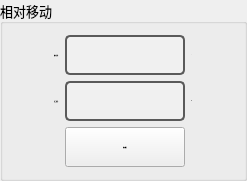
         <widget class="QGroupBox" name="groupBox">
          <property name="font">
           <font>
            <family>宋体</family>
            <pointsize>10</pointsize>
           </font>
          </property>
          <property name="title">
           <string>相对移动</string>
          </property>
          <layout class="QGridLayout" name="gridLayout_7">
           <item row="1" column="2">
            <widget class="QLineEdit" name="TargetSpeed_textBox_2">
             <property name="minimumSize">
              <size>
               <width>120</width>
               <height>40</height>
              </size>
             </property>
             <property name="maximumSize">
              <size>
               <width>120</width>
               <height>40</height>
              </size>
             </property>
             <property name="font">
              <font>
               <family>Arial</family>
               <pointsize>-1</pointsize>
               <bold>true</bold>
              </font>
             </property>
             <property name="styleSheet">
              <string notr="true">QLineEdit {
    border: 2px solid #5A5A5A; /* 边框颜色 */
    border-radius: 5px; /* 边框圆角 */
    background-color: #F0F0F0; /* 背景色 */
    color: #000; /* 字体颜色 */
    padding: 5px; /* 内边距 */
}

QLineEdit:focus {
    border-color: #3D7848; /* 聚焦时边框颜色 */
}

QLineEdit:disabled {
    background-color: #ECECEC; /* 禁用状态的背景色 */
    color: #A0A0A0; /* 禁用状态的字体颜色 */
}
</string>
             </property>
             <property name="alignment">
              <set>Qt::AlignCenter</set>
             </property>
            </widget>
           </item>
           <item row="0" column="1">
            <widget class="QLabel" name="TargetLocation_label_2">
             <property name="maximumSize">
              <size>
               <width>80</width>
               <height>40</height>
              </size>
             </property>
             <property name="font">
              <font>
               <family>Arial</family>
               <pointsize>-1</pointsize>
               <bold>true</bold>
              </font>
             </property>
             <property name="text">
              <string>相对位置：</string>
             </property>
            </widget>
           </item>
           <item row="0" column="3">
            <widget class="QLabel" name="label_16">
             <property name="font">
              <font>
               <family>Arial</family>
               <pointsize>-1</pointsize>
               <bold>true</bold>
              </font>
             </property>
             <property name="text">
              <string>°</string>
             </property>
            </widget>
           </item>
           <item row="1" column="1">
            <widget class="QLabel" name="TargetSpeed_label_2">
             <property name="maximumSize">
              <size>
               <width>80</width>
               <height>40</height>
              </size>
             </property>
             <property name="font">
              <font>
               <family>Arial</family>
               <pointsize>-1</pointsize>
               <bold>true</bold>
              </font>
             </property>
             <property name="text">
              <string>目标速度：</string>
             </property>
            </widget>
           </item>
           <item row="1" column="3">
            <widget class="QLabel" name="label_17">
             <property name="font">
              <font>
               <family>Arial</family>
               <pointsize>-1</pointsize>
               <bold>true</bold>
              </font>
             </property>
             <property name="text">
              <string>°/s</string>
             </property>
            </widget>
           </item>
           <item row="0" column="0">
            <spacer name="horizontalSpacer_6">
             <property name="orientation">
              <enum>Qt::Horizontal</enum>
             </property>
             <property name="sizeHint" stdset="0">
              <size>
               <width>40</width>
               <height>20</height>
              </size>
             </property>
            </spacer>
           </item>
           <item row="2" column="2">
            <widget class="QPushButton" name="btnRelativeMove_2">
             <property name="minimumSize">
              <size>
               <width>0</width>
               <height>40</height>
              </size>
             </property>
             <property name="font">
              <font>
               <family>Arial</family>
               <pointsize>-1</pointsize>
               <bold>true</bold>
              </font>
             </property>
             <property name="text">
              <string>相对移动</string>
             </property>
            </widget>
           </item>
           <item row="0" column="2">
            <widget class="QLineEdit" name="TargetLocation_textBox_2">
             <property name="minimumSize">
              <size>
               <width>120</width>
               <height>40</height>
              </size>
             </property>
             <property name="maximumSize">
              <size>
               <width>120</width>
               <height>40</height>
              </size>
             </property>
             <property name="font">
              <font>
               <family>Arial</family>
               <pointsize>-1</pointsize>
               <bold>true</bold>
              </font>
             </property>
             <property name="styleSheet">
              <string notr="true">QLineEdit {
    border: 2px solid #5A5A5A; /* 边框颜色 */
    border-radius: 5px; /* 边框圆角 */
    background-color: #F0F0F0; /* 背景色 */
    color: #000; /* 字体颜色 */
    padding: 5px; /* 内边距 */
}

QLineEdit:focus {
    border-color: #3D7848; /* 聚焦时边框颜色 */
}

QLineEdit:disabled {
    background-color: #ECECEC; /* 禁用状态的背景色 */
    color: #A0A0A0; /* 禁用状态的字体颜色 */
}

</string>
             </property>
             <property name="alignment">
              <set>Qt::AlignCenter</set>
             </property>
            </widget>
           </item>
           <item row="0" column="4">
            <spacer name="horizontalSpacer_7">
             <property name="orientation">
              <enum>Qt::Horizontal</enum>
             </property>
             <property name="sizeHint" stdset="0">
              <size>
               <width>40</width>
               <height>20</height>
              </size>
             </property>
            </spacer>
           </item>
          </layout>
         </widget>
